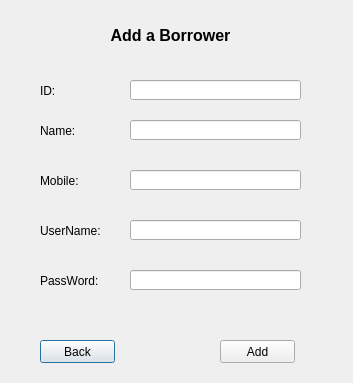
<?xml version="1.0" encoding="UTF-8"?>
<ui version="4.0">
 <class>AddBorrower</class>
 <widget class="QDialog" name="AddBorrower">
  <property name="geometry">
   <rect>
    <x>0</x>
    <y>0</y>
    <width>353</width>
    <height>383</height>
   </rect>
  </property>
  <property name="windowTitle">
   <string>Dialog</string>
  </property>
  <widget class="QLabel" name="label">
   <property name="geometry">
    <rect>
     <x>40</x>
     <y>20</y>
     <width>261</width>
     <height>31</height>
    </rect>
   </property>
   <property name="font">
    <font>
     <pointsize>12</pointsize>
     <weight>75</weight>
     <bold>true</bold>
    </font>
   </property>
   <property name="text">
    <string>Add a Borrower</string>
   </property>
   <property name="alignment">
    <set>Qt::AlignCenter</set>
   </property>
  </widget>
  <widget class="QLabel" name="label_2">
   <property name="geometry">
    <rect>
     <x>40</x>
     <y>80</y>
     <width>61</width>
     <height>21</height>
    </rect>
   </property>
   <property name="text">
    <string>ID:</string>
   </property>
  </widget>
  <widget class="QLabel" name="label_3">
   <property name="geometry">
    <rect>
     <x>40</x>
     <y>120</y>
     <width>61</width>
     <height>21</height>
    </rect>
   </property>
   <property name="text">
    <string>Name:</string>
   </property>
  </widget>
  <widget class="QLabel" name="label_4">
   <property name="geometry">
    <rect>
     <x>40</x>
     <y>170</y>
     <width>61</width>
     <height>21</height>
    </rect>
   </property>
   <property name="text">
    <string>Mobile:</string>
   </property>
  </widget>
  <widget class="QLabel" name="label_5">
   <property name="geometry">
    <rect>
     <x>40</x>
     <y>220</y>
     <width>61</width>
     <height>21</height>
    </rect>
   </property>
   <property name="text">
    <string>UserName:</string>
   </property>
  </widget>
  <widget class="QLabel" name="label_6">
   <property name="geometry">
    <rect>
     <x>40</x>
     <y>270</y>
     <width>61</width>
     <height>21</height>
    </rect>
   </property>
   <property name="text">
    <string>PassWord:</string>
   </property>
  </widget>
  <widget class="QLineEdit" name="id">
   <property name="geometry">
    <rect>
     <x>130</x>
     <y>80</y>
     <width>171</width>
     <height>20</height>
    </rect>
   </property>
  </widget>
  <widget class="QLineEdit" name="name">
   <property name="geometry">
    <rect>
     <x>130</x>
     <y>120</y>
     <width>171</width>
     <height>20</height>
    </rect>
   </property>
  </widget>
  <widget class="QLineEdit" name="mob">
   <property name="geometry">
    <rect>
     <x>130</x>
     <y>170</y>
     <width>171</width>
     <height>20</height>
    </rect>
   </property>
  </widget>
  <widget class="QLineEdit" name="user">
   <property name="geometry">
    <rect>
     <x>130</x>
     <y>220</y>
     <width>171</width>
     <height>20</height>
    </rect>
   </property>
  </widget>
  <widget class="QLineEdit" name="pass">
   <property name="geometry">
    <rect>
     <x>130</x>
     <y>270</y>
     <width>171</width>
     <height>20</height>
    </rect>
   </property>
  </widget>
  <widget class="QPushButton" name="back">
   <property name="geometry">
    <rect>
     <x>40</x>
     <y>340</y>
     <width>75</width>
     <height>23</height>
    </rect>
   </property>
   <property name="text">
    <string>Back</string>
   </property>
  </widget>
  <widget class="QPushButton" name="add">
   <property name="geometry">
    <rect>
     <x>220</x>
     <y>340</y>
     <width>75</width>
     <height>23</height>
    </rect>
   </property>
   <property name="text">
    <string>Add</string>
   </property>
  </widget>
  <widget class="QLabel" name="text">
   <property name="geometry">
    <rect>
     <x>100</x>
     <y>310</y>
     <width>131</width>
     <height>21</height>
    </rect>
   </property>
   <property name="text">
    <string/>
   </property>
   <property name="alignment">
    <set>Qt::AlignCenter</set>
   </property>
  </widget>
 </widget>
 <resources/>
 <connections/>
</ui>
